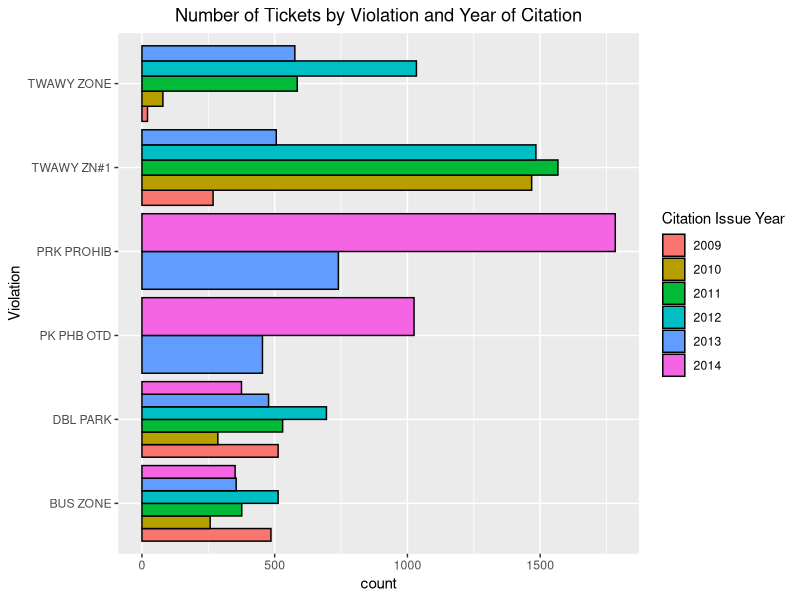
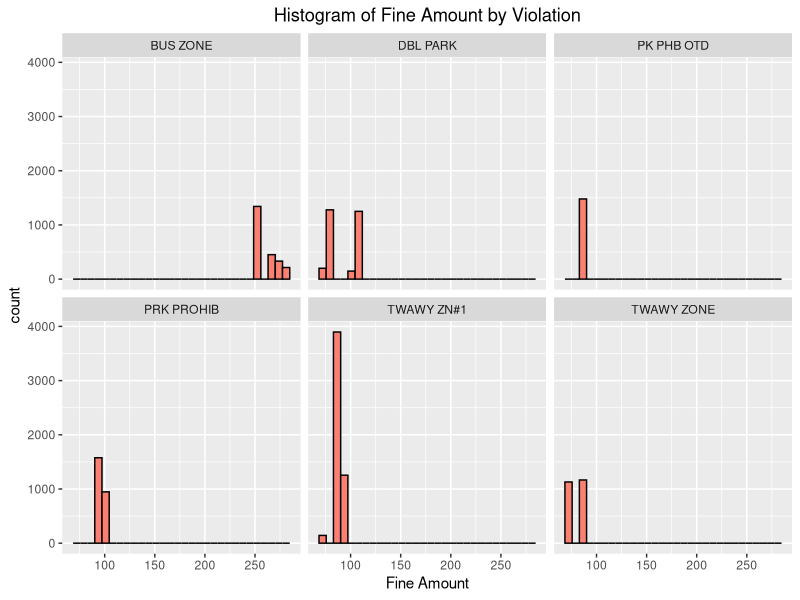
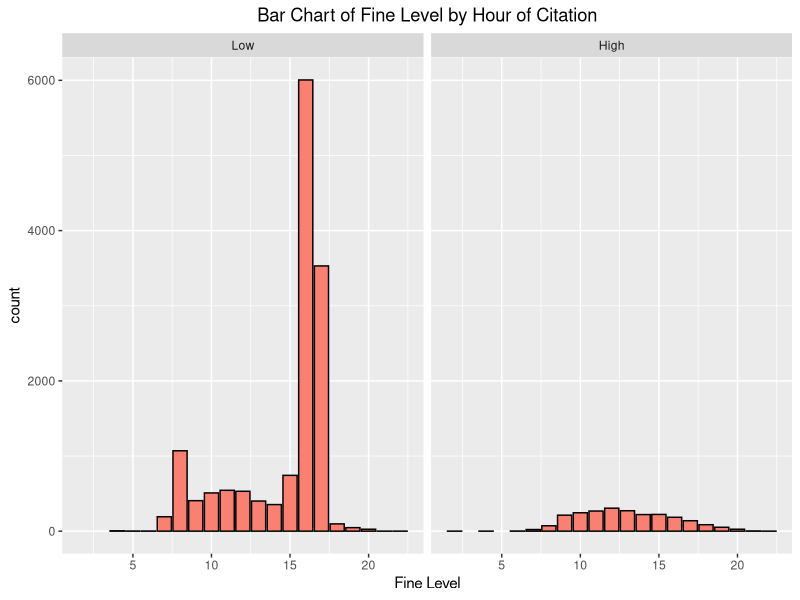
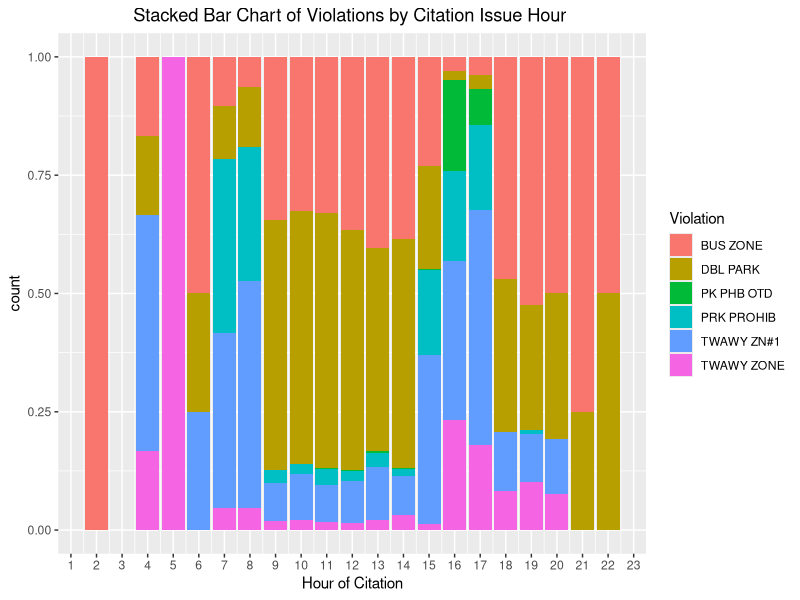
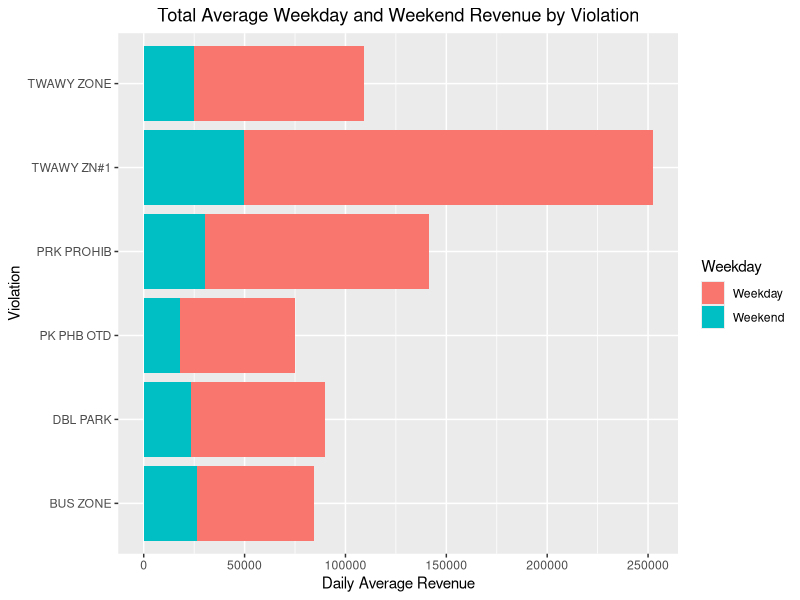
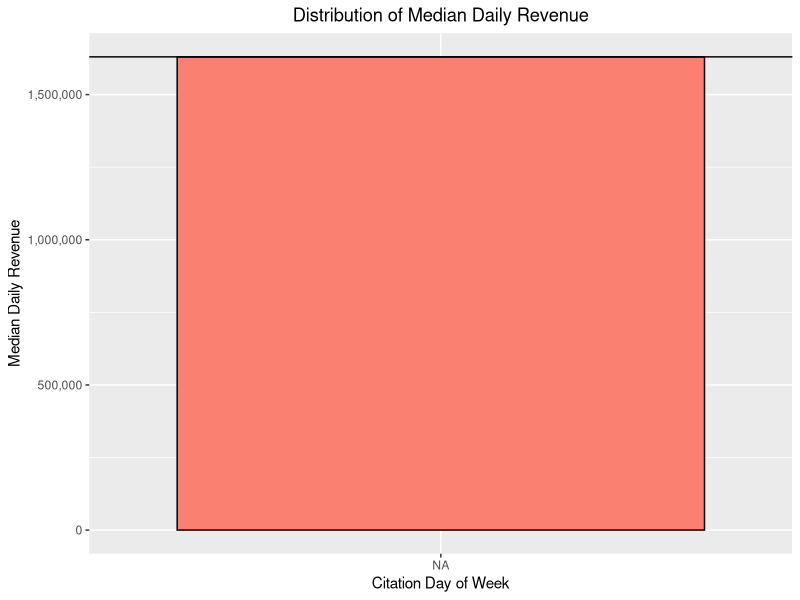
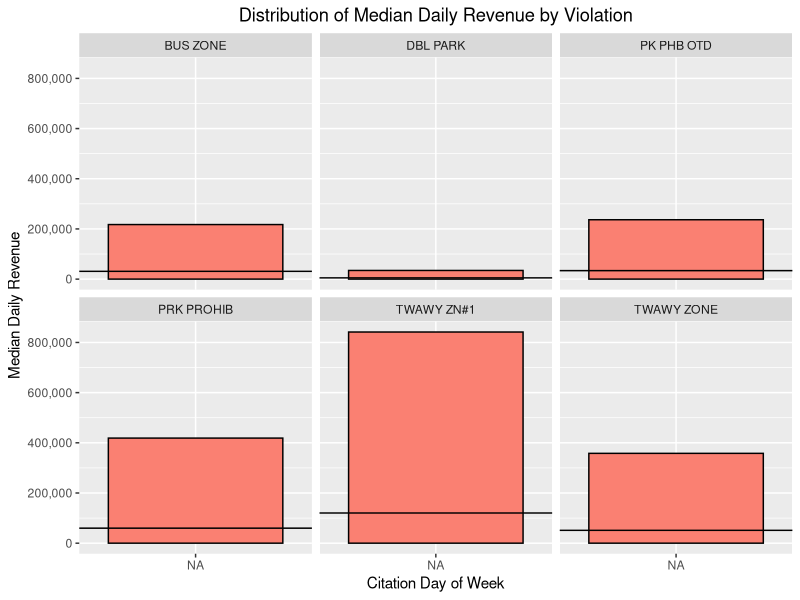

Write R code to recreate these figures, in order. (Note: this script raises an error after producing the figures.)
## ---- chunk 1
library(ggplot2)
library(dplyr)
library(scales)
library(MASS)

rawTickets <- data.frame(read.csv('Muni_Driver_Reported_Transit_Only_Lane_Violations.csv', header = T, sep = ","))
tickets <- read.csv("tickets.csv")

tickets$Citation.Issue.DayOfWeek = factor(tickets$Citation.Issue.DayOfWeek,levels(tickets$Citation.Issue.DayOfWeek)[c(4,2,6,7,5,1,3)])
## ---- chunk 2
ggplot(data = tickets) + geom_bar(mapping = aes(x = tickets$Violation, fill = as.factor(tickets$Citation.Issue.Year)), position = "dodge", color="black") + coord_flip() + xlab("Violation") + theme(plot.title = element_text(hjust = 0.5)) + ggtitle("Number of Tickets by Violation and Year of Citation") + labs(fill = "Citation Issue Year") 
## ---- chunk 3
fine.plot <- ggplot(data = tickets) + geom_histogram(mapping = aes(x = tickets$Fine.Amount), fill="salmon", color="black")

fine.plot + facet_wrap(~tickets$Violation) + xlab("Fine Amount") + theme(plot.title = element_text(hjust = 0.5)) + 
    ggtitle("Histogram of Fine Amount by Violation")

rm(fine.plot)
## ---- chunk 4
# Initialize new factor variable Fine.Level
tickets$Fine.Level <- tickets$Fine.Amount
tickets$Fine.Level <- ifelse(tickets$Fine.Amount < 175, "Low", "High")
tickets$Fine.Level <- as.factor(tickets$Fine.Level)
tickets$Fine.Level <- relevel(tickets$Fine.Level, "Low")
## Generate table

fine.plot3 <- ggplot(data = tickets) + geom_bar(mapping = aes(x = tickets$Citation.Issue.Hour), 
    fill = "salmon", color="black")
fine.plot3 + facet_wrap(~tickets$Fine.Level) + xlab("Fine Level") + theme(plot.title = element_text(hjust = 0.5)) + 
    ggtitle("Bar Chart of Fine Level by Hour of Citation")

rm(fine.plot3)
## ---- chunk 5

ggplot(tickets, aes(x = Citation.Issue.Hour, fill = Violation)) + geom_bar(position = "fill") + 
    scale_x_continuous(breaks = seq(0, 24, 1)) + xlab("Hour of Citation") + 
    theme(plot.title = element_text(hjust = 0.5)) + ggtitle("Stacked Bar Chart of Violations by Citation Issue Hour ")

## ---- chunk 6
#Create variable that stores sum of apount paid by violation and weekday 
tickets.violWeekday <- aggregate(tickets[,c("Amount.Paid")], by=list(tickets$Violation, tickets$Citation.Issue.Weekday), FUN=sum)
  ##Rename the columns of tickets.violWeekday
tickets.violWeekday <- rename(tickets.violWeekday, Violation = Group.1, Weekday = Group.2, Total.Revenue = x)
  ##Create new column for daily average revenue: IF day == weekday, then divide TR by 5; ELSE divide by 2
tickets.violWeekday$Daily.Average.Revenue <- ifelse(tickets.violWeekday$Weekday == 1, tickets.violWeekday$Total.Revenue/5, tickets.violWeekday$Total.Revenue/2)

#Average Weekday and Weekend Revenue by Violation
p <- ggplot(tickets.violWeekday, aes(x=Violation, y=Daily.Average.Revenue, fill=Weekday))
p + geom_col() + coord_flip() + theme(plot.title = element_text(hjust = 0.5)) + ggtitle("Total Average Weekday and Weekend Revenue by Violation") + ylab("Daily Average Revenue")

#Remove from Workspace
rm(p, tickets.violWeekday)
## ---- chunk 7
#Calculateand plot the Median Daily Revenue
tickets_day_rev2 <- tickets %>% group_by(Citation.Issue.DayOfWeek) %>% summarise(Median.Daily.Revenue = median(Amount.Paid)*n())

ggplot(data = tickets_day_rev2) + geom_col(mapping = aes(x = tickets_day_rev2$Citation.Issue.DayOfWeek, y= Median.Daily.Revenue), fill="Salmon", color="black") + xlab("Citation Day of Week") + theme(plot.title = element_text(hjust = 0.5)) + ggtitle("Distribution of Median Daily Revenue") + ylab("Median Daily Revenue")+ scale_y_continuous(label=comma) + geom_hline(yintercept = median(tickets_day_rev2$Median.Daily.Revenue))


# find median daily revenue by violation type
tickets_viol_median_rev <- tickets %>% group_by(Violation) %>% summarise(Median.Violation.Revenue = median(Amount.Paid)*n()/7)


#Calculate and plot the Median Daily Revenue by Violation type

tickets_day_rev <- tickets %>% group_by(Violation, Citation.Issue.DayOfWeek) %>% summarise(Median.Daily.Revenue = median(Amount.Paid)*n())

ggplot(data = tickets_day_rev) + geom_col(mapping = aes(x = tickets_day_rev$Citation.Issue.DayOfWeek, y= Median.Daily.Revenue), fill="Salmon", color="black") + xlab("Citation Day of Week") + theme(plot.title = element_text(hjust = 0.5)) + ggtitle("Distribution of Median Daily Revenue by Violation") + ylab("Median Daily Revenue") + facet_wrap(~Violation) + scale_y_continuous(label=comma)  + geom_hline(data=tickets_viol_median_rev, aes(yintercept = tickets_viol_median_rev$Median.Violation.Revenue))

## ---- chunk 8

meanDailyMedianRevenue <- round(mean(tickets_day_rev2$Median.Daily.Revenue))
str(meanDailyMedianRevenue)
summary(tickets_day_rev2$Median.Daily.Revenue)

st <- shapiro.test(tickets_day_rev$Median.Daily.Revenue)
st$p.value

## ---- chunk 9
chi <- chisq.test(tickets$Violation, tickets$Citation.Issue.DayOfWeek)
chi[c('observed', 'expected')]
